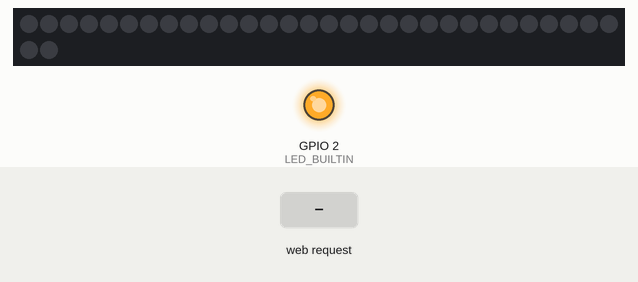
This sketch was run on a simulated ESP8266 (NodeMCU). Shown: 32 RGB LEDs in strip order, left to right, continuing on the next row, output pins drawn as LEDs (lit = HIGH, except the on-board LED, lit = LOW). The test bench sets the inputs (shaded band). WiFi joins after 1.5 s; servers stay silent unless stated; what the sketch prints to the serial monitor is not drawn.

Above: at 2.7 s.
2.8 s: HTTP request GET /gpio/1 received
At 3.2 s:
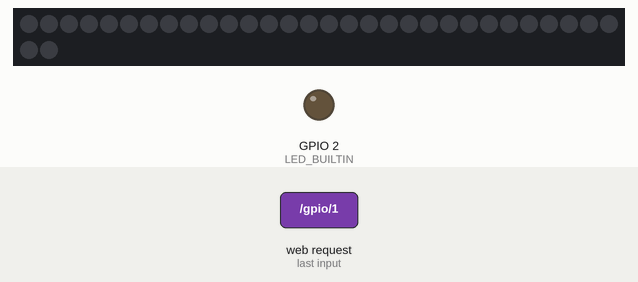
4.3 s: HTTP request GET /gpio/0 received
At 5.5 s:
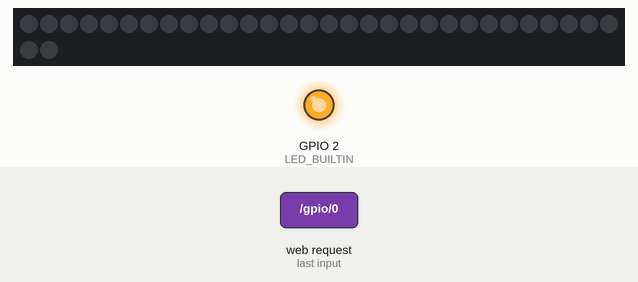
5.8 s: HTTP request GET /?leds= received
At 6.7 s:
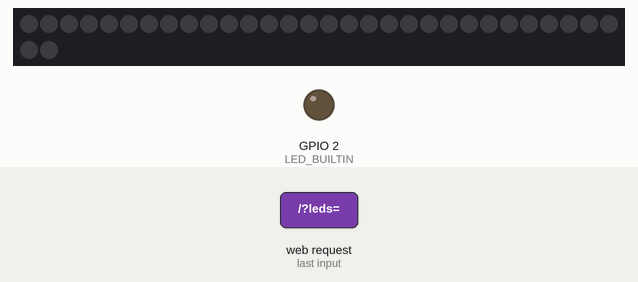
Timing chart, 0 to 8.8 s (numbered marks = the images above; inputs shaded):
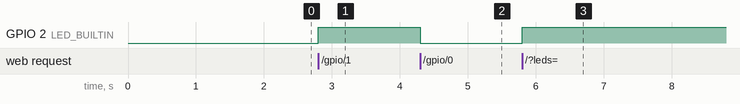

Measured:
- after the input at 2.8 s, GPIO 2 (LED_BUILTIN): LOW → HIGH at once
- after the input at 4.3 s, GPIO 2 (LED_BUILTIN): HIGH → LOW at once
- after the input at 5.8 s, GPIO 2 (LED_BUILTIN): LOW → HIGH at once

The sketch:

effect.ino
```cpp
#include <Adafruit_NeoPixel.h>
#ifdef __AVR__
#include <avr/power.h>
#endif

#define NUM_LEDS 32 //RING
#define PIN 0       //ESP8266
#define BRIGHTNESS 99
//https://www.youtube.com/watch?v=i0hqUdyi-dQ
// Parameter 1 = number of pixels in strip
// Parameter 2 = Arduino pin number (most are valid)
// Parameter 3 = pixel type flags, add together as needed:
//   NEO_KHZ800  800 KHz bitstream (most NeoPixel products w/WS2812 LEDs)
//   NEO_KHZ400  400 KHz (classic 'v1' (not v2) FLORA pixels, WS2811 drivers)
//   NEO_GRB     Pixels are wired for GRB bitstream (most NeoPixel products)
//   NEO_RGB     Pixels are wired for RGB bitstream (v1 FLORA pixels, not v2)
Adafruit_NeoPixel strip = Adafruit_NeoPixel(NUM_LEDS, PIN, NEO_GRB + NEO_KHZ800);
bool blinkOn = false;
// IMPORTANT: To reduce NeoPixel burnout risk, add 1000 uF capacitor across
// pixel power leads, add 300 - 500 Ohm resistor on first pixel's data input
// and minimize distance between Arduino and first pixel.  Avoid connecting
// on a live circuit...if you must, connect GND first.
int TOTAL = (NUM_LEDS * 3) + 1;
int DATA[(NUM_LEDS * 3) + 1];

void setup2()
{
    Serial.begin(9600);
    pinMode(LED_BUILTIN, OUTPUT);
    strip.setBrightness(BRIGHTNESS);
    strip.begin();
    strip.show(); // Initialize all pixels to 'off'
    clearStrip();

    for (int i = 0; i < TOTAL; i++)
    {
        DATA[i] = 0;
    }
}

void loop2()
{
    blinkOn = !blinkOn;
    digitalWrite(LED_BUILTIN, blinkOn ? HIGH : LOW);
}

void clearStrip()
{
    for (int i = 0; i < NUM_LEDS; i++)
    {
        strip.setPixelColor(i, strip.Color(0, 0, 0)); //change RGB color value here
    }
    strip.show();
}

void setAll(byte r, byte g, byte b)
{
    for (int i = 0; i < NUM_LEDS; i++)
    {
        strip.setPixelColor(i, strip.Color(r, g, g)); //change RGB color value here
    }
    strip.show();
}
void split(String value)
{
    char data[value.length() + 1];
    value.toCharArray(data, value.length() + 1);

    int i = 0;
    char delim[] = ",";
    char *ptr = strtok(data, delim);
    while (ptr != NULL)
    {
        DATA[i++] = atoi(ptr);
        ptr = strtok(NULL, delim);
    }
}
void setCustom(String data)
{
    split(data);
    int length = DATA[0];
    Serial.println(length);
    for (int i = 0; i < length; i++)
    {
        int v = (i * 3) + 1;
        int r = DATA[v];
        int g = DATA[v + 1];
        int b = DATA[v + 2];
        strip.setPixelColor(i, strip.Color(r, g, b)); //change RGB color value here
    }
    strip.show();
}
```

server.ino
```cpp
/*
  WiFiHTTPSServer - Simple SSL server example

  This sketch demonstrates how to set up a simple HTTP-like server usingcl
  HTTPS encryption. This is NOT the recommended way of writing a web server!
  Please see the ESP8266WebServer and ESP8266WebServerSecure for a much easier
  and more robust server for your own applications.

  The server will set a GPIO pin depending on the request
    https://server_ip/gpio/0 will set the GPIO2 low,
    https://server_ip/gpio/1 will set the GPIO2 high
  server_ip is the IP address of the ESP8266 module, will be
  printed to Serial when the module is connected.
*/

#include <ESP8266WiFi.h>

#ifndef STASSID
#define STASSID "Apto 32"
#define STAPSK "10205300"
#endif

const char *ssid = STASSID;
const char *password = STAPSK;

// Create an instance of the server
// specify the port to listen on as an argument
WiFiServer server(80);

void setup()
{
    Serial.begin(9600);
    // prepare LED
    pinMode(LED_BUILTIN, OUTPUT);
    digitalWrite(LED_BUILTIN, 0);

    // Connect to WiFi network
    Serial.println();
    Serial.println();
    Serial.print("Connecting to ");
    Serial.println(ssid);

    WiFi.mode(WIFI_STA); //This line hides the viewing of ESP as wifi hotspot //WIFI_STA It's very important !!!!
    WiFi.begin(ssid, password);

    while (WiFi.status() != WL_CONNECTED)
    {
        delay(500);
        Serial.print(".");
    }
    Serial.println("");
    Serial.println("WiFi connected");

    // Start the server
    server.begin();
    Serial.println("Server started");

    // Print the IP address
    Serial.println(WiFi.localIP());

    setup2();
}

void loop()
{
    // Check if a client has connected
    WiFiClient client = server.available();
    if (!client)
    {
        return;
    }

    // Wait until the client sends some data
    Serial.println("new client");
    unsigned long timeout = millis() + 3000;
    while (!client.available() && millis() < timeout)
    {
        delay(1);
    }
    if (millis() > timeout)
    {
        Serial.println("timeout");
        client.flush();
        client.stop();
        return;
    }

    // Read the first line of the request
    String req = client.readStringUntil('H'); //end with HTTP
    req.trim();
    Serial.println(req);
    client.flush();

    // Match the request
    int val;
    if (req.indexOf("/gpio/0") != -1)
    {
        val = 0;
    }
    else if (req.indexOf("/gpio/1") != -1)
    {
        val = 1;
    }
    else if (req.indexOf("/?leds=") != -1)
    {
        int i = req.indexOf("/?leds=") + 7;
        String res = req.substring(i);
        setCustom(res);
        val = 1;
    }
    else
    {
        Serial.println("invalid request");
        client.print("HTTP/1.1 404 Not Found\r\nContent-Type: text/html\r\n\r\n<!DOCTYPE HTML>\r\n<html><body>Not found</body></html>");
        return;
    }

    // Set GPIO2 according to the request
    digitalWrite(LED_BUILTIN, val);

    client.flush();

    // Prepare the response
    String s = "HTTP/1.1 200 OK\r\nContent-Type: text/html\r\n\r\n<!DOCTYPE HTML>\r\n<html>\r\nGPIO is now ";
    s += (val) ? "high" : "low";
    s += "</html>\n";

    // Send the response to the client
    client.print(s);
    delay(1);
    Serial.println("Client disconnected");

    // The client will actually be disconnected
    // when the function returns and 'client' object is detroyed
}
```
